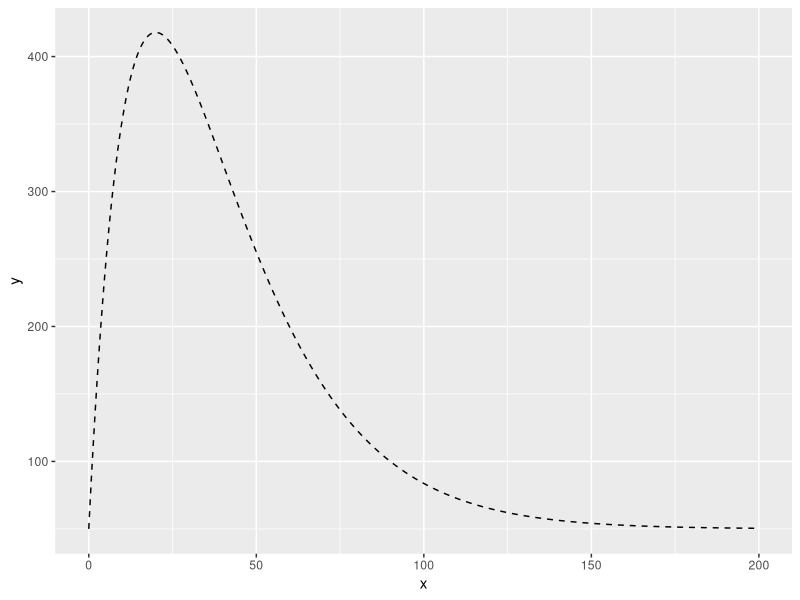
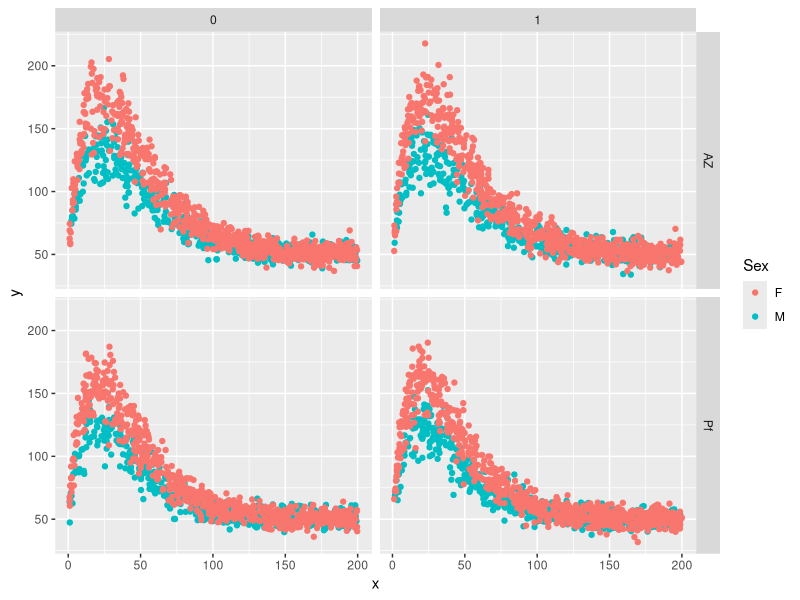

These charts were generated, in order, by the following R code: (Note: this script raises an error after producing the figures.)
library(ggplot2)
library(dplyr)

f_normal <- ~  scale*(exp(-0.5*(time-mu)^2/sd^2))
normal <- deriv(f_normal,
                namevec=c("scale","mu","sd"),
                function.arg=c("time","scale","mu","sd"))


f_normal2 <- ~  start + scale*(exp(-0.5*(time-mu)^2/sd^2))
normal2 <- deriv(f_normal,
                namevec=c("scale","mu","sd","start"),
                function.arg=c("time","scale","mu","sd","start"))


f <- ~  start + scale*x*exp(lambda*x)
fn <- deriv(f,
            namevec=c("start","scale","lambda"),
            function.arg=c("x","start","scale","lambda"))

data.frame(x=seq(0,200,0.1)) %>% 
  mutate(y=fn(x,50,50,-0.05)) %>%
  ggplot(aes(x=x,y=y)) +
  geom_line(linetype='dashed') 


get_df <- function(){
  
  df <- NULL
  
  m_scale <- 50
  m_days <- 10.
  m_sd <- -0.05

  for (sex in c('M','F')){
    
    size <- 1000
    s_days <- 0
    s_mu <- 1
    if(sex == 'F'){
      size <- 1500
      s_days <- 5.
      s_mu <- 1
    }
    
    for (product in c('AZ','Pf')){
    
      p_sd <- 1.
      p_scale <- 1.
      p_days <- 0
      if(product == 'AZ'){
        p_sd <- 0.9
        p_scale <- 0.9
        p_days <- 0.
      }
    
      x <- sample(seq(1,200,0.1),size=size,replace = T)
      
      dose <- sample(0:1,size=length(x),replace=T)
      
      df1 <- data.frame(x=x,Sex=sex,product=product,dose=dose) %>% rowwise() %>%
             mutate(
                    y= #rnorm(1,m_scale*p_scale*0.5*dose,m_scale*p_scale*0.1*dose) + 
                       rnorm(1,1,0.1)*fn(x,
                                         m_scale,
                                         m_days + s_days, 
                                         m_sd*p_sd)
                                         )%>% ungroup
                       #rnorm(1,1,0.1)*normal(log(x),
                      #                      m_scale*p_scale,
                      #                      log(m_days + s_days + p_days), 
                      #                      log(m_sd)#*p_sd
                      #                     )
             
      
    
      df <- df %>% rbind(df1)
    }
  }
  return (df %>% mutate(id=row_number()));
}

df <- get_df()
df %>% ggplot(aes(x=x,y=y,color=Sex)) + geom_point() + 
  facet_grid(product ~ dose)



startvec <- c(start=50,scale=50,sd=log(3))
m0 <- nls(y ~ normal(log(x), scale, mu, sd),
          df,
          start=startvec
          #lower=c(start=0,scale=0,mu=-10,sd=-10),
)
startvec <- coef(m0)
startvec['start'] = 0
startvec








startvec <- c(scale=150,mu=log(30),sd=log(3))
m0 <- nls(y ~ normal(log(x), scale, mu, sd),
          df,
          start=startvec
          #lower=c(start=0,scale=0,mu=-10,sd=-10),
)
startvec <- coef(m0)
startvec['start'] = 0
startvec

fit <- nlmer(y ~  normal(log(x) - start, scale, mu, sd) ~
               + (scale|Sex) + (mu|Sex) + (sd|Sex) 
               + (scale|dose) + (start|dose), 
               #+ (scale|product) + (mu|product) + (sd|product),
             df,
             control=glmerControl(optimizer="bobyqa",optCtrl=list(maxfun=100000)),
             verbose=1,
             start = startvec)
summary(fit)


results <- get_nlmer_results(fit,modify=T)

scaled_to_normal <- function(term,.){
  case_when(
    term=='mu' ~ exp(.),
    term=='sd' ~ exp(.),
    #term=='scale' ~ .,
    TRUE ~ .
  )
}
res <- results$results %>% mutate_at(c('estimate','conf.low','conf.high'),~ scaled_to_normal(term,.))

plot_nlmer_results(res) 


est <- (results$results %>% filter(group=='Sex' & level=='M') %>% as.list)$estimate
low <- (results$results %>% filter(group=='Sex' & level=='M') %>% as.list)$conf.low
high <- (results$results %>% filter(group=='Sex' & level=='M') %>% as.list)$conf.high

data.frame(x=seq(0,200,0.1)) %>%
        mutate(y=normal(log(x),est[[1]],est[[2]],est[[3]]),
               ymin=normal(log(x),low[[1]],low[[2]],low[[3]]),
               ymax=normal(log(x),high[[1]],high[[2]],high[[3]])) %>%
  ggplot(aes(x=x,y=y,ymin=ymin,ymax=ymax)) +
  geom_line(linetype='dashed') +
  geom_ribbon(color='red',fill='red',alpha=0.4)


dasd




sdas























































startvec <- c(scale=100,mu=3.,sd=1.)

m0 <- nls(y ~ normal(log(x),scale,mu,sd),
          df,
          start=startvec
          #lower=c(start=0,scale=0,mu=-10,sd=-10),
)
startvec <- coef(m0)
startvec


fit <- nlmer(y ~ normal(log(x), scale, mu, sd) ~ 
               + (Sex|scale) + (Sex|mu) ,
             df,
             control=glmerControl(optimizer="bobyqa",optCtrl=list(maxfun=100000)),
             verbose=1,
             start = startvec)
summary(fit)


fixed <- fixef(fit)
fixed
random <- ranef(fit)
random

results <- broom.mixed::tidy(fit, effects = "ran_vals", conf.int = TRUE)
results <- results %>% rowwise %>% mutate_at(c('estimate','conf.low','conf.high'), 
                                             ~ . + fixed[group][[1]]) %>% ungroup 


male <- results %>% filter(term=='SexF' & level=='1')
male

scale <- male$estimate[[1]]
mu <- male$estimate[[2]]
sd <- fixed['sd'][[1]]

scale.low <- male$conf.low[[1]]
mu.low <- male$conf.low[[2]]
sd.low <- fixed['sd'][[1]]

scale.high <- male$conf.high[[1]]
mu.high <- male$conf.high[[2]]
sd.high <- fixed['sd'][[1]]

x <- seq(1,100,0.1)



df2 <- data.frame(x=x) %>%
  mutate(
    y=normal(log(x),scale,mu,sd),
    ymin=normal(log(x),scale.low,mu.low,sd.low),
    ymax=normal(log(x),scale.high,mu.high,sd.high)
  )


df %>% ggplot(aes(x=x,y=y)) + 
  geom_point(aes(color=Sex)) +
  geom_ribbon(aes(x=x,y=y,ymax=ymax,ymin=ymin),data=df2) 
#geom_line(aes(x=x,y=y),data=df3)
